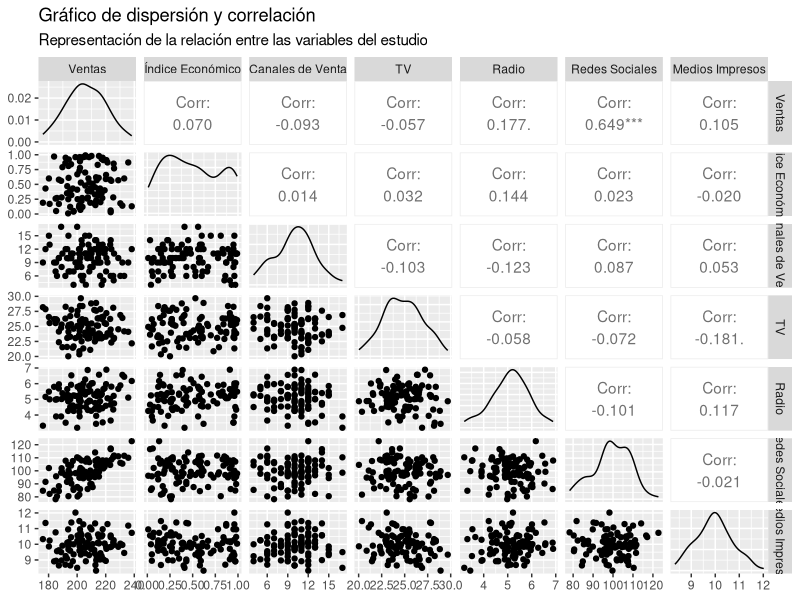

Write the R code that produced this figure.
# Leer los datos (ajustando la ruta relativa)
Datos_ProyectoP7 <- read.delim("./Datos_ProyectoP7.txt", header = TRUE)  # nolint

# Definir variables
y <- Datos_ProyectoP7$y; x1 <- Datos_ProyectoP7$x1; x2 <- Datos_ProyectoP7$x2; 
x3 <- Datos_ProyectoP7$x3; x4 <- Datos_ProyectoP7$x4; x5 <- Datos_ProyectoP7$x5; 
x7 <- Datos_ProyectoP7$x7; x8 <- Datos_ProyectoP7$x8

# Usar el directorio actual para guardar el gráfico
img_dir <- "./imagenes"

# Matriz de correlación
mat_cor <- cor(Datos_ProyectoP7[, c("y", "x1", "x2", "x3", "x4", "x5", "x7", "x8")])

# Gráfico de dispersión y correlación
png(filename = file.path(img_dir, "3_grafico_dispersion_correlacion_.png"), width = 800, height = 800)
library(ggplot2)   # Librería instalada
library(GGally)    # Librería instalada
plot_obj <- ggpairs(Datos_ProyectoP7, 
    columns = c("y", "x1", "x2", "x3", "x5", "x7", "x8"),
    columnLabels = c("Ventas", 
                     "Índice Económico", 
                     "Canales de Venta", 
                     "TV", 
                     "Radio", 
                     "Redes Sociales", 
                     "Medios Impresos")
)
plot_obj <- plot_obj + labs(title = "Gráfico de dispersión y correlación", subtitle = "Representación de la relación entre las variables del estudio")
print(plot_obj)
dev.off()